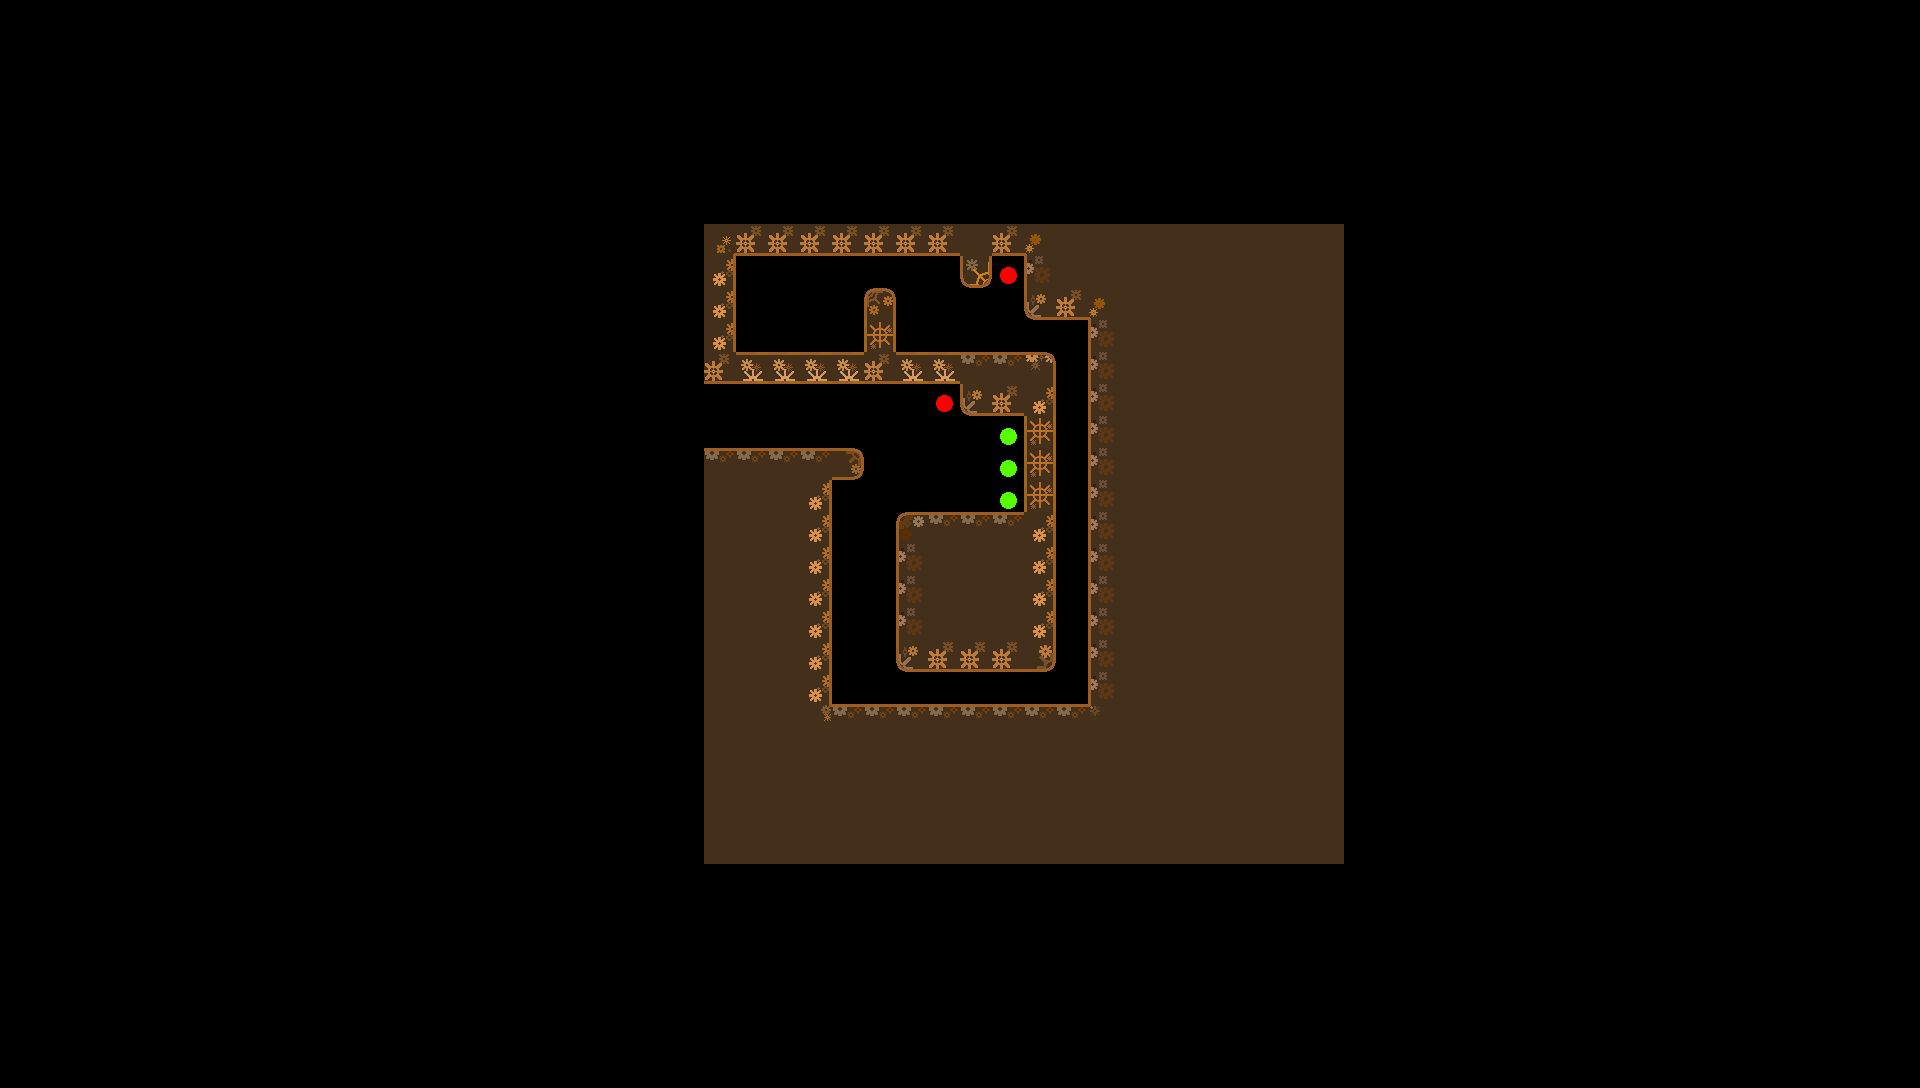

Rendered tile map (Tiled .tmx) drawn with the repository's tilesets; below, a short description and the full map source, tile grids included:
An orthogonal 60x34 tile map with 32x32 px tiles, 1 tile layer (Tile Layer 1).

<map version="1.10" tiledversion="1.10.2" orientation="orthogonal" renderorder="right-down" width="60" height="34" tilewidth="32" tileheight="32" infinite="0" nextlayerid="2" nextobjectid="1">
 <tileset firstgid="1" name="edited tileset" tilewidth="32" tileheight="32" tilecount="27" columns="9">
  <image source="Assets/tile set.png" width="288" height="96" />
 </tileset>
 <layer id="1" name="Tile Layer 1" width="60" height="34">
  <data encoding="csv">
0,0,0,0,0,0,0,0,0,0,0,0,0,0,0,0,0,0,0,0,0,0,0,0,0,0,0,0,0,0,0,0,0,0,0,0,0,0,0,0,0,0,0,0,0,0,0,0,0,0,0,0,0,0,0,0,0,0,0,0,
0,0,0,0,0,0,0,0,0,0,0,0,0,0,0,0,0,0,0,0,0,0,0,0,0,0,0,0,0,0,0,0,0,0,0,0,0,0,0,0,0,0,0,0,0,0,0,0,0,0,0,0,0,0,0,0,0,0,0,0,
0,0,0,0,0,0,0,0,0,0,0,0,0,0,0,0,0,0,0,0,0,0,0,0,0,0,0,0,0,0,0,0,0,0,0,0,0,0,0,0,0,0,0,0,0,0,0,0,0,0,0,0,0,0,0,0,0,0,0,0,
0,0,0,0,0,0,0,0,0,0,0,0,0,0,0,0,0,0,0,0,0,0,0,0,0,0,0,0,0,0,0,0,0,0,0,0,0,0,0,0,0,0,0,0,0,0,0,0,0,0,0,0,0,0,0,0,0,0,0,0,
0,0,0,0,0,0,0,0,0,0,0,0,0,0,0,0,0,0,0,0,0,0,0,0,0,0,0,0,0,0,0,0,0,0,0,0,0,0,0,0,0,0,0,0,0,0,0,0,0,0,0,0,0,0,0,0,0,0,0,0,
0,0,0,0,0,0,0,0,0,0,0,0,0,0,0,0,0,0,0,0,0,0,0,0,0,0,0,0,0,0,0,0,0,0,0,0,0,0,0,0,0,0,0,0,0,0,0,0,0,0,0,0,0,0,0,0,0,0,0,0,
0,0,0,0,0,0,0,0,0,0,0,0,0,0,0,0,0,0,0,0,0,0,0,0,0,0,0,0,0,0,0,0,0,0,0,0,0,0,0,0,0,0,0,0,0,0,0,0,0,0,0,0,0,0,0,0,0,0,0,0,
0,0,0,0,0,0,0,0,0,0,0,0,0,0,0,0,0,0,0,0,0,0,16,20,20,20,20,20,20,20,11,20,17,11,11,11,11,11,11,11,11,11,0,0,0,0,0,0,0,0,0,0,0,0,0,0,0,0,0,0,
0,0,0,0,0,0,0,0,0,0,0,0,0,0,0,0,0,0,0,0,0,0,12,0,0,0,0,0,0,0,24,18,10,11,11,11,11,11,11,11,11,11,0,0,0,0,0,0,0,0,0,0,0,0,0,0,0,0,0,0,
0,0,0,0,0,0,0,0,0,0,0,0,0,0,0,0,0,0,0,0,0,0,12,0,0,0,0,15,0,0,0,0,19,20,17,11,11,11,11,11,11,11,0,0,0,0,0,0,0,0,0,0,0,0,0,0,0,0,0,0,
0,0,0,0,0,0,0,0,0,0,0,0,0,0,0,0,0,0,0,0,0,0,12,27,0,0,0,8,0,0,0,0,0,0,10,11,11,11,11,11,11,11,0,0,0,0,0,0,0,0,0,0,0,0,0,0,0,0,0,0,
0,0,0,0,0,0,0,0,0,0,0,0,0,0,0,0,0,0,0,0,0,0,20,7,7,7,7,20,7,7,2,2,3,0,10,11,11,11,11,11,11,11,0,0,0,0,0,0,0,0,0,0,0,0,0,0,0,0,0,0,
0,0,0,0,0,0,0,0,0,0,0,0,0,0,0,0,0,0,0,0,0,0,0,0,0,0,0,0,0,18,19,20,12,0,10,11,11,11,11,11,11,11,0,0,0,0,0,0,0,0,0,0,0,0,0,0,0,0,0,0,
0,0,0,0,0,0,0,0,0,0,0,0,0,0,0,0,0,0,0,0,0,0,0,0,0,0,0,0,0,0,0,9,8,0,10,11,11,11,11,11,11,11,0,0,0,0,0,0,0,0,0,0,0,0,0,0,0,0,0,0,
0,0,0,0,0,0,0,0,0,0,0,0,0,0,0,0,0,0,0,0,0,0,2,2,2,2,5,0,0,0,0,9,8,0,10,11,11,11,11,11,11,11,0,0,0,0,0,0,0,0,0,0,0,0,0,0,0,0,0,0,
0,0,0,0,0,0,0,0,0,0,0,0,0,0,0,0,0,0,0,0,0,0,11,11,11,12,0,0,0,0,0,9,8,0,10,11,11,11,11,11,11,11,0,0,0,0,0,0,0,0,0,0,0,0,0,0,0,0,0,0,
0,0,0,0,0,0,0,0,0,0,0,0,0,0,0,0,0,0,0,0,0,0,11,11,11,12,0,0,1,2,2,2,12,0,10,11,11,11,11,11,11,11,0,0,0,0,0,0,0,0,0,0,0,0,0,0,0,0,0,0,
0,0,0,0,0,0,0,0,0,0,0,0,0,0,0,0,0,0,0,0,0,0,11,11,11,12,0,0,10,11,11,11,12,0,10,11,11,11,11,11,11,11,0,0,0,0,0,0,0,0,0,0,0,0,0,0,0,0,0,0,
0,0,0,0,0,0,0,0,0,0,0,0,0,0,0,0,0,0,0,0,0,0,11,11,11,12,0,0,10,11,11,11,12,0,10,11,11,11,11,11,11,11,0,0,0,0,0,0,0,0,0,0,0,0,0,0,0,0,0,0,
0,0,0,0,0,0,0,0,0,0,0,0,0,0,0,0,0,0,0,0,0,0,11,11,11,12,0,0,10,11,11,11,12,0,10,11,11,11,11,11,11,11,0,0,0,0,0,0,0,0,0,0,0,0,0,0,0,0,0,0,
0,0,0,0,0,0,0,0,0,0,0,0,0,0,0,0,0,0,0,0,0,0,11,11,11,12,0,0,19,20,20,20,21,0,10,11,11,11,11,11,11,11,0,0,0,0,0,0,0,0,0,0,0,0,0,0,0,0,0,0,
0,0,0,0,0,0,0,0,0,0,0,0,0,0,0,0,0,0,0,0,0,0,11,11,11,12,0,0,0,0,0,0,0,0,10,11,11,11,11,11,11,11,0,0,0,0,0,0,0,0,0,0,0,0,0,0,0,0,0,0,
0,0,0,0,0,0,0,0,0,0,0,0,0,0,0,0,0,0,0,0,0,0,11,11,11,25,2,2,2,2,2,2,2,2,26,11,11,11,11,11,11,11,0,0,0,0,0,0,0,0,0,0,0,0,0,0,0,0,0,0,
0,0,0,0,0,0,0,0,0,0,0,0,0,0,0,0,0,0,0,0,0,0,11,11,11,11,11,11,11,11,11,11,11,11,11,11,11,11,11,11,11,11,0,0,0,0,0,0,0,0,0,0,0,0,0,0,0,0,0,0,
0,0,0,0,0,0,0,0,0,0,0,0,0,0,0,0,0,0,0,0,0,0,11,11,11,11,11,11,11,11,11,11,11,11,11,11,11,11,11,11,11,11,0,0,0,0,0,0,0,0,0,0,0,0,0,0,0,0,0,0,
0,0,0,0,0,0,0,0,0,0,0,0,0,0,0,0,0,0,0,0,0,0,11,11,11,11,11,11,11,11,11,11,11,11,11,11,11,11,11,11,11,11,0,0,0,0,0,0,0,0,0,0,0,0,0,0,0,0,0,0,
0,0,0,0,0,0,0,0,0,0,0,0,0,0,0,0,0,0,0,0,0,0,11,11,11,11,11,11,11,11,11,11,11,11,11,11,11,11,11,11,11,11,0,0,0,0,0,0,0,0,0,0,0,0,0,0,0,0,0,0,
0,0,0,0,0,0,0,0,0,0,0,0,0,0,0,0,0,0,0,0,0,0,0,0,0,0,0,0,0,0,0,0,0,0,0,0,0,0,0,0,0,0,0,0,0,0,0,0,0,0,0,0,0,0,0,0,0,0,0,0,
0,0,0,0,0,0,0,0,0,0,0,0,0,0,0,0,0,0,0,0,0,0,0,0,0,0,0,0,0,0,0,0,0,0,0,0,0,0,0,0,0,0,0,0,0,0,0,0,0,0,0,0,0,0,0,0,0,0,0,0,
0,0,0,0,0,0,0,0,0,0,0,0,0,0,0,0,0,0,0,0,0,0,0,0,0,0,0,0,0,0,0,0,0,0,0,0,0,0,0,0,0,0,0,0,0,0,0,0,0,0,0,0,0,0,0,0,0,0,0,0,
0,0,0,0,0,0,0,0,0,0,0,0,0,0,0,0,0,0,0,0,0,0,0,0,0,0,0,0,0,0,0,0,0,0,0,0,0,0,0,0,0,0,0,0,0,0,0,0,0,0,0,0,0,0,0,0,0,0,0,0,
0,0,0,0,0,0,0,0,0,0,0,0,0,0,0,0,0,0,0,0,0,0,0,0,0,0,0,0,0,0,0,0,0,0,0,0,0,0,0,0,0,0,0,0,0,0,0,0,0,0,0,0,0,0,0,0,0,0,0,0,
0,0,0,0,0,0,0,0,0,0,0,0,0,0,0,0,0,0,0,0,0,0,0,0,0,0,0,0,0,0,0,0,0,0,0,0,0,0,0,0,0,0,0,0,0,0,0,0,0,0,0,0,0,0,0,0,0,0,0,0,
0,0,0,0,0,0,0,0,0,0,0,0,0,0,0,0,0,0,0,0,0,0,0,0,0,0,0,0,0,0,0,0,0,0,0,0,0,0,0,0,0,0,0,0,0,0,0,0,0,0,0,0,0,0,0,0,0,0,0,0
</data>
 </layer>
</map>
